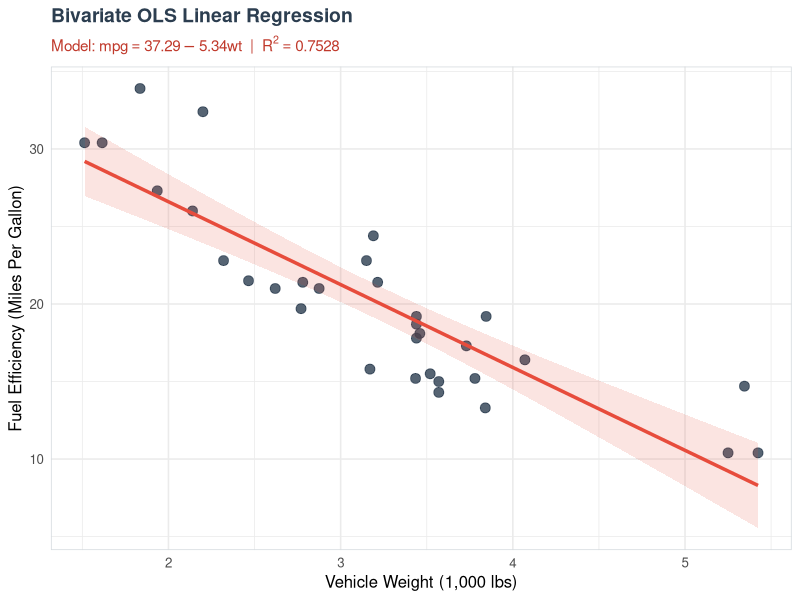
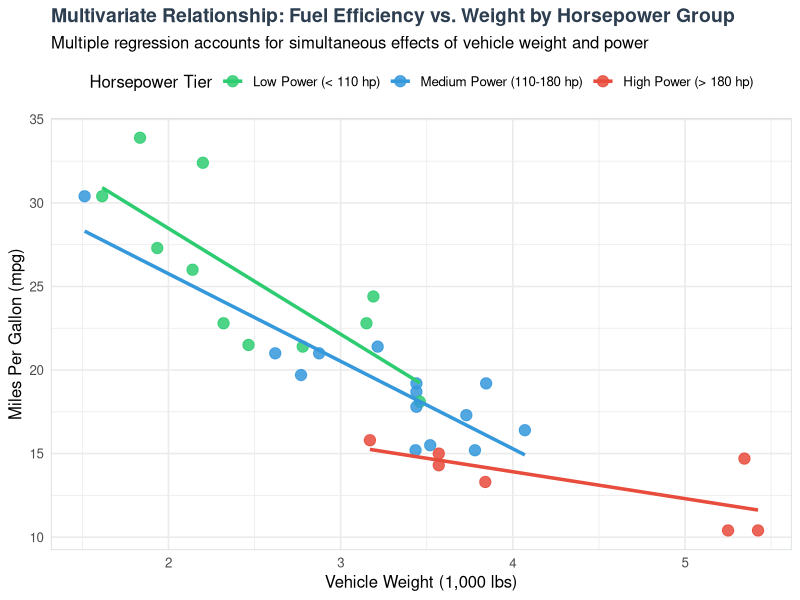

Recreate these plots in R, in order. (Note: this script raises an error after producing the figures.)
## ---- chunk 1
#| echo: false
#| fig-width: 8
#| fig-height: 5
#| fig-cap: "Bivariate linear regression of Miles Per Gallon (mpg) on Vehicle Weight (wt)."

library(ggplot2)

ggplot(mtcars, aes(x = wt, y = mpg)) +
  geom_point(color = "#2c3e50", size = 3, alpha = 0.8) +
  geom_smooth(method = "lm", color = "#e74c3c", fill = "#e74c3c", alpha = 0.15, linewidth = 1.2) +
  labs(
    title = "Bivariate OLS Linear Regression",
    subtitle = expression(paste("Model: ", mpg == 37.29 - 5.34 * wt, "  |  ", R^2 == 0.7528)),
    x = "Vehicle Weight (1,000 lbs)",
    y = "Fuel Efficiency (Miles Per Gallon)"
  ) +
  theme_minimal(base_size = 12) +
  theme(
    plot.title = element_text(face = "bold", size = 14, color = "#2c3e50"),
    plot.subtitle = element_text(color = "#c0392b", size = 11, face = "bold"),
    panel.border = element_rect(color = "#d6dbdf", fill = NA)
  )
## ---- chunk 2
#| echo: false
#| fig-width: 9
#| fig-height: 5.5
#| fig-cap: "Visualizing multiple linear regression partial effects: Fuel Efficiency vs. Weight categorized by Engine Power."

# Create horsepower categories for visualization
mtcars_vis <- mtcars
mtcars_vis$hp_group <- factor(
  ifelse(mtcars_vis$hp < 110, "Low Power (< 110 hp)",
  ifelse(mtcars_vis$hp <= 180, "Medium Power (110-180 hp)", "High Power (> 180 hp)")),
  levels = c("Low Power (< 110 hp)", "Medium Power (110-180 hp)", "High Power (> 180 hp)")
)

ggplot(mtcars_vis, aes(x = wt, y = mpg, color = hp_group)) +
  geom_point(size = 3.5, alpha = 0.85) +
  geom_smooth(method = "lm", se = FALSE, linewidth = 1.2) +
  scale_color_manual(values = c("Low Power (< 110 hp)" = "#2ecc71", 
                               "Medium Power (110-180 hp)" = "#3498db", 
                               "High Power (> 180 hp)" = "#e74c3c")) +
  labs(
    title = "Multivariate Relationship: Fuel Efficiency vs. Weight by Horsepower Group",
    subtitle = "Multiple regression accounts for simultaneous effects of vehicle weight and power",
    x = "Vehicle Weight (1,000 lbs)",
    y = "Miles Per Gallon (mpg)",
    color = "Horsepower Tier"
  ) +
  theme_minimal(base_size = 12) +
  theme(
    plot.title = element_text(face = "bold", size = 14, color = "#2c3e50"),
    legend.position = "top",
    panel.border = element_rect(color = "#d6dbdf", fill = NA)
  )
## ---- chunk 3
#| echo: false
#| fig-width: 9
#| fig-height: 5.5
#| fig-cap: "Comparison of 95% Confidence Bands (Narrow) vs. 95% Prediction Bands (Wide) in Linear Regression."

# Generate sequence of weights
wt_seq <- data.frame(wt = seq(1.5, 5.5, length.out = 100))

# Obtain predictions with bivariate model for clear visualization
conf_bands <- predict(model_bivar, newdata = wt_seq, interval = "confidence")
pred_bands <- predict(model_bivar, newdata = wt_seq, interval = "prediction")

plot_data <- data.frame(
  wt = wt_seq$wt,
  fit = conf_bands[, "fit"],
  conf_lwr = conf_bands[, "lwr"],
  conf_upr = conf_bands[, "upr"],
  pred_lwr = pred_bands[, "lwr"],
  pred_upr = pred_bands[, "upr"]
)

ggplot() +
  # Raw data points
  geom_point(data = mtcars, aes(x = wt, y = mpg), color = "#2c3e50", size = 2.5, alpha = 0.7) +
  # Prediction interval ribbon (outer, wider)
  geom_ribbon(data = plot_data, aes(x = wt, ymin = pred_lwr, ymax = pred_upr), 
              fill = "#e74c3c", alpha = 0.15) +
  # Confidence interval ribbon (inner, narrower)
  geom_ribbon(data = plot_data, aes(x = wt, ymin = conf_lwr, ymax = conf_upr), 
              fill = "#2980b9", alpha = 0.35) +
  # Regression line
  geom_line(data = plot_data, aes(x = wt, y = fit), color = "#16a085", linewidth = 1.2) +
  labs(
    title = "Confidence Interval vs. Prediction Interval",
    subtitle = "Inner Blue Band = 95% Confidence Interval (Mean) | Outer Red Band = 95% Prediction Interval (Individual)",
    x = "Vehicle Weight (1,000 lbs)",
    y = "Miles Per Gallon (mpg)"
  ) +
  theme_minimal(base_size = 12) +
  theme(
    plot.title = element_text(face = "bold", size = 14, color = "#2c3e50"),
    plot.subtitle = element_text(size = 10, face = "bold"),
    panel.border = element_rect(color = "#d6dbdf", fill = NA)
  )
## ---- chunk 4
#| echo: false
#| fig-width: 9
#| fig-height: 7
#| fig-cap: "Diagnostic plots for checking classical linear regression model assumptions."

par(mfrow = c(2, 2))
plot(model_mlr, col = "#2c3e50")
par(mfrow = c(1, 1))
